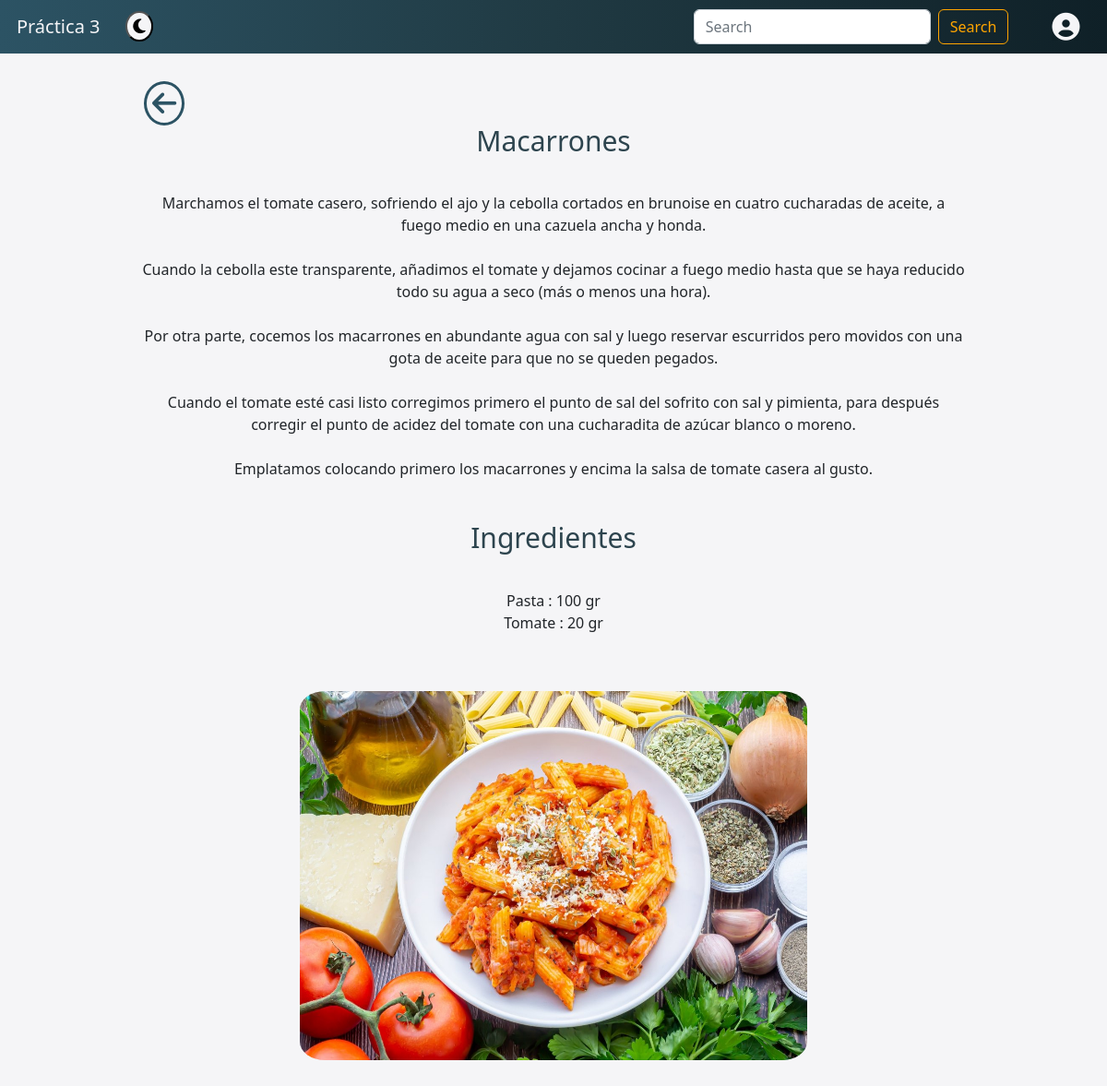
The app's page /recetas/63/ with its own data.
### recetas/models.py (models this page shows, shortened)
class Receta(models.Model):
	nombre       = models.CharField(max_length=200, validators=[validate_mayus])
	preparación  = models.TextField(max_length=5000, validators=[validate_mayus])
	foto         = models.FileField(upload_to='media/fotos')

class Ingrediente(models.Model):
	nombre        = models.CharField(max_length=100)
	cantidad      = models.PositiveSmallIntegerField()
	unidades      = models.CharField(max_length=5)
	receta        = models.ForeignKey(Receta, on_delete=models.CASCADE)

### recetas/views.py (the view)
# urls.py: path('recetas/<int:id>/', views.detalles, name='detalles'),
def detalles(request, id):
    receta = Receta.objects.get(id = id)
    ingredientes = Ingrediente.objects.filter(receta = receta)
    return render(request, "detalles.html", {'receta': receta, 'ingredientes': ingredientes})

### recetas/templates/detalles.html (shortened to what this page needs)
{% extends 'base.html' %}
{% block contenido %}
    {% load static %}
    <link rel="stylesheet" href="{% static 'css/detalles.css' %}">
    <a class="fas fa-arrow-left" href="/"></a>
    <div class="div-detalles-comida" id="div-detalles-comida">
        <br><br><br>
        <p class="p-detalles-titulo">{{receta.nombre}}</p>
        <p class="p-detalles-receta">{{receta.preparación|linebreaksbr}}</p>
        {% if ingredientes %}
            <br>
            <p class="p-detalles-titulo">Ingredientes</p>
            <p class="p-detalles-receta">
                {% for ingrediente in ingredientes %}
                    {{ingrediente.nombre}} : {{ingrediente.cantidad}} {{ingrediente.unidades}}<br>
                {% endfor %}
            </p>
        {% endif %}
        <br>
        <img src="/{{receta.foto}}" class="detalles-imagen">
    </div>
{% endblock %}

### recetas/static/css/base.css (style rules this page uses)
body { background-color: #f5f5f7; transition: .3s ease all; margin-bottom: 3%; }
.fas.fa-arrow-left { padding: 6px; position: absolute; margin-top: 2.5%; left: 13%; text-decoration: none; border: solid; border-radius: 100%; border-width: 3px; font-size: 30px; color: #2C5364; }

### recetas/static/css/detalles.css (style rules this page uses)
.div-detalles-comida { text-align: center; }
.p-detalles-titulo { text-align: center; color: #2d444e; font-weight: 500; font-size: 30px; margin-bottom: 3%; }
.p-detalles-receta { font-size: 16px; margin-right: 10%; margin-left: 10%; }
.detalles-imagen { width: 550px; height: 400px; border-radius: 5%; margin-top: 2%; margin-bottom: 5%; }

### records on screen
Receta: nombre "Macarrones", preparación "Marchamos el tomate casero, sofriendo el ajo y la cebolla cortados en brunoise en cuatro cucharadas de aceite, a fuego medio en una cazuela ancha y honda. Cuando la cebolla este transparente, añadimos el tomate y dejamos cocinar a fuego medio hasta que se haya reducido todo su agua a seco (más o menos una hora). Por otra parte, cocemos los macarrones en abundante agua con sal y luego reservar escurridos pero movidos con una gota de aceite para que no se queden pegados. Cuando el tomate esté casi listo corregimos primero el punto de sal del sofrito con sal y pimienta, para después corregir el punto de acidez del tomate con una cucharadita de azúcar blanco o moreno. Emplatamos colocando…", foto (picture)
Ingrediente: nombre "Pasta", cantidad "100", unidades "gr"
Ingrediente: nombre "Tomate", cantidad "20", unidades "gr"
